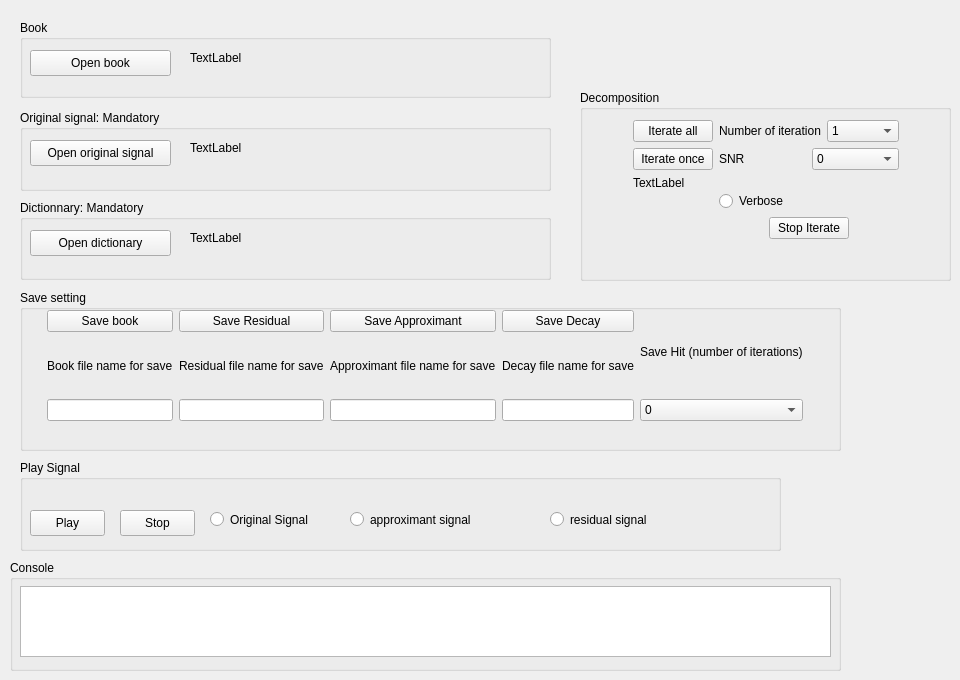
       <widget class="QWidget" name="tab" >
        <attribute name="title" >
         <string>MPD</string>
        </attribute>
        <widget class="QWidget" name="verticalLayout_2" >
         <property name="geometry" >
          <rect>
           <x>20</x>
           <y>110</y>
           <width>531</width>
           <height>81</height>
          </rect>
         </property>
         <layout class="QVBoxLayout" >
          <item>
           <widget class="QGroupBox" name="groupBox" >
            <property name="title" >
             <string>Original signal: Mandatory</string>
            </property>
            <widget class="QPushButton" name="btnOpenSig" >
             <property name="geometry" >
              <rect>
               <x>10</x>
               <y>30</y>
               <width>141</width>
               <height>26</height>
              </rect>
             </property>
             <property name="toolTip" >
              <string>open</string>
             </property>
             <property name="text" >
              <string>Open original signal</string>
             </property>
             <property name="icon" >
              <iconset resource="mptkgui.qrc" >:/resouces/open_signal.xpm</iconset>
             </property>
             <property name="checkable" >
              <bool>false</bool>
             </property>
             <property name="flat" >
              <bool>false</bool>
             </property>
            </widget>
            <widget class="QWidget" native="1" name="widget_4" >
             <property name="geometry" >
              <rect>
               <x>160</x>
               <y>20</y>
               <width>361</width>
               <height>41</height>
              </rect>
             </property>
             <property name="autoFillBackground" >
              <bool>false</bool>
             </property>
             <widget class="QLabel" name="labelOriginalSignal" >
              <property name="geometry" >
               <rect>
                <x>10</x>
                <y>10</y>
                <width>351</width>
                <height>16</height>
               </rect>
              </property>
              <property name="text" >
               <string>TextLabel</string>
              </property>
             </widget>
            </widget>
           </widget>
          </item>
         </layout>
        </widget>
        <widget class="QWidget" name="horizontalLayout" >
         <property name="geometry" >
          <rect>
           <x>20</x>
           <y>200</y>
           <width>531</width>
           <height>80</height>
          </rect>
         </property>
         <layout class="QHBoxLayout" >
          <item>
           <widget class="QGroupBox" name="groupBox_2" >
            <property name="title" >
             <string>Dictionnary: Mandatory</string>
            </property>
            <widget class="QPushButton" name="btnOpenDict" >
             <property name="geometry" >
              <rect>
               <x>10</x>
               <y>30</y>
               <width>141</width>
               <height>26</height>
              </rect>
             </property>
             <property name="toolTip" >
              <string>open</string>
             </property>
             <property name="text" >
              <string>Open dictionary</string>
             </property>
             <property name="icon" >
              <iconset resource="mptkgui.qrc" >:/resouces/open.xpm</iconset>
             </property>
             <property name="checkable" >
              <bool>false</bool>
             </property>
             <property name="flat" >
              <bool>false</bool>
             </property>
            </widget>
            <widget class="QWidget" native="1" name="widget_2" >
             <property name="geometry" >
              <rect>
               <x>160</x>
               <y>20</y>
               <width>361</width>
               <height>41</height>
              </rect>
             </property>
             <property name="autoFillBackground" >
              <bool>false</bool>
             </property>
             <widget class="QLabel" name="labelDict" >
              <property name="geometry" >
               <rect>
                <x>10</x>
                <y>10</y>
                <width>351</width>
                <height>16</height>
               </rect>
              </property>
              <property name="text" >
               <string>TextLabel</string>
              </property>
             </widget>
            </widget>
           </widget>
          </item>
         </layout>
        </widget>
        <widget class="QGroupBox" name="groupBox_4" >
         <property name="geometry" >
          <rect>
           <x>20</x>
           <y>20</y>
           <width>531</width>
           <height>78</height>
          </rect>
         </property>
         <property name="title" >
          <string>Book</string>
         </property>
         <widget class="QPushButton" name="btnOpenbook" >
          <property name="geometry" >
           <rect>
            <x>10</x>
            <y>30</y>
            <width>141</width>
            <height>26</height>
           </rect>
          </property>
          <property name="toolTip" >
           <string>open</string>
          </property>
          <property name="text" >
           <string>Open book</string>
          </property>
          <property name="icon" >
           <iconset resource="mptkgui.qrc" >:/resouces/open.xpm</iconset>
          </property>
          <property name="checkable" >
           <bool>false</bool>
          </property>
          <property name="flat" >
           <bool>false</bool>
          </property>
         </widget>
         <widget class="QWidget" native="1" name="widget_3" >
          <property name="geometry" >
           <rect>
            <x>160</x>
            <y>20</y>
            <width>361</width>
            <height>41</height>
           </rect>
          </property>
          <property name="autoFillBackground" >
           <bool>false</bool>
          </property>
          <widget class="QLabel" name="labelBook" >
           <property name="geometry" >
            <rect>
             <x>10</x>
             <y>10</y>
             <width>341</width>
             <height>16</height>
            </rect>
           </property>
           <property name="text" >
            <string>TextLabel</string>
           </property>
          </widget>
         </widget>
        </widget>
        <widget class="QWidget" name="verticalLayout_5" >
         <property name="geometry" >
          <rect>
           <x>580</x>
           <y>90</y>
           <width>371</width>
           <height>191</height>
          </rect>
         </property>
         <layout class="QVBoxLayout" >
          <item>
           <widget class="QGroupBox" name="groupBox_5" >
            <property name="title" >
             <string>Decomposition</string>
            </property>
            <widget class="QWidget" name="horizontalLayout_2" >
             <property name="geometry" >
              <rect>
               <x>10</x>
               <y>30</y>
               <width>351</width>
               <height>119</height>
              </rect>
             </property>
             <layout class="QHBoxLayout" >
              <item>
               <spacer>
                <property name="orientation" >
                 <enum>Qt::Horizontal</enum>
                </property>
                <property name="sizeHint" >
                 <size>
                  <width>40</width>
                  <height>20</height>
                 </size>
                </property>
               </spacer>
              </item>
              <item>
               <layout class="QVBoxLayout" >
                <item>
                 <widget class="QPushButton" name="pushButtonIterateAll" >
                  <property name="text" >
                   <string>Iterate all</string>
                  </property>
                 </widget>
                </item>
                <item>
                 <widget class="QPushButton" name="pushButtonIterateOnce" >
                  <property name="text" >
                   <string>Iterate once</string>
                  </property>
                 </widget>
                </item>
                <item>
                 <widget class="QLabel" name="label_progress" >
                  <property name="text" >
                   <string>TextLabel</string>
                  </property>
                 </widget>
                </item>
                <item>
                 <spacer>
                  <property name="orientation" >
                   <enum>Qt::Vertical</enum>
                  </property>
                  <property name="sizeHint" >
                   <size>
                    <width>20</width>
                    <height>40</height>
                   </size>
                  </property>
                 </spacer>
                </item>
               </layout>
              </item>
              <item>
               <layout class="QVBoxLayout" >
                <item>
                 <layout class="QHBoxLayout" >
                  <item>
                   <widget class="QLabel" name="label" >
                    <property name="text" >
                     <string>Number of iteration</string>
                    </property>
                   </widget>
                  </item>
                  <item>
                   <widget class="QComboBox" name="comboBoxNumIter" >
                    <item>
                     <property name="text" >
                      <string>1</string>
                     </property>
                    </item>
                    <item>
                     <property name="text" >
                      <string>5</string>
                     </property>
                    </item>
                    <item>
                     <property name="text" >
                      <string>10</string>
                     </property>
                    </item>
                    <item>
                     <property name="text" >
                      <string>20</string>
                     </property>
                    </item>
                    <item>
                     <property name="text" >
                      <string>50</string>
                     </property>
                    </item>
                    <item>
                     <property name="text" >
                      <string>100</string>
                     </property>
                    </item>
                    <item>
                     <property name="text" >
                      <string>200</string>
                     </property>
                    </item>
                    <item>
                     <property name="text" >
                      <string>500</string>
                     </property>
                    </item>
                    <item>
                     <property name="text" >
                      <string>1000</string>
                     </property>
                    </item>
                    <item>
                     <property name="text" >
                      <string>5000</string>
                     </property>
                    </item>
                    <item>
                     <property name="text" >
                      <string>10000</string>
                     </property>
                    </item>
                    <item>
                     <property name="text" >
                      <string>50000</string>
                     </property>
                    </item>
                    <item>
                     <property name="text" >
                      <string>100000</string>
                     </property>
                    </item>
                   </widget>
                  </item>
                 </layout>
                </item>
                <item>
                 <layout class="QHBoxLayout" >
                  <item>
                   <widget class="QLabel" name="label_2" >
                    <property name="text" >
                     <string>SNR</string>
                    </property>
                   </widget>
                  </item>
                  <item>
                   <widget class="QComboBox" name="comboBoxSnr" >
                    <item>
                     <property name="text" >
                      <string>0</string>
                     </property>
                    </item>
                    <item>
                     <property name="text" >
                      <string>5</string>
                     </property>
                    </item>
                    <item>
                     <property name="text" >
                      <string>10</string>
                     </property>
                    </item>
                    <item>
                     <property name="text" >
                      <string>15</string>
                     </property>
                    </item>
                    <item>
                     <property name="text" >
                      <string>20</string>
                     </property>
                    </item>
                    <item>
                     <property name="text" >
                      <string>25</string>
                     </property>
                    </item>
                    <item>
                     <property name="text" >
                      <string>30</string>
                     </property>
                    </item>
                    <item>
                     <property name="text" >
                      <string>45</string>
                     </property>
                    </item>
                    <item>
                     <property name="text" >
                      <string>50</string>
                     </property>
                    </item>
                    <item>
                     <property name="text" >
                      <string>60</string>
                     </property>
                    </item>
                    <item>
                     <property name="text" >
                      <string>80</string>
                     </property>
                    </item>
                    <item>
                     <property name="text" >
                      <string>90</string>
                     </property>
                    </item>
                    <item>
                     <property name="text" >
                      <string>100</string>
                     </property>
                    </item>
                   </widget>
                  </item>
                 </layout>
                </item>
                <item>
                 <spacer>
                  <property name="orientation" >
                   <enum>Qt::Vertical</enum>
                  </property>
                  <property name="sizeHint" >
                   <size>
                    <width>20</width>
                    <height>40</height>
                   </size>
                  </property>
                 </spacer>
                </item>
                <item>
                 <layout class="QHBoxLayout" >
                  <item>
                   <widget class="QRadioButton" name="radioButtonVerbose" >
                    <property name="text" >
                     <string>Verbose</string>
                    </property>
                   </widget>
                  </item>
                 </layout>
                </item>
                <item>
                 <layout class="QHBoxLayout" >
                  <item>
                   <spacer>
                    <property name="orientation" >
                     <enum>Qt::Horizontal</enum>
                    </property>
                    <property name="sizeHint" >
                     <size>
                      <width>40</width>
                      <height>20</height>
                     </size>
                    </property>
                   </spacer>
                  </item>
                  <item>
                   <widget class="QPushButton" name="pushButtonStopIterate" >
                    <property name="text" >
                     <string>Stop Iterate</string>
                    </property>
                   </widget>
                  </item>
                  <item>
                   <spacer>
                    <property name="orientation" >
                     <enum>Qt::Horizontal</enum>
                    </property>
                    <property name="sizeHint" >
                     <size>
                      <width>40</width>
                      <height>20</height>
                     </size>
                    </property>
                   </spacer>
                  </item>
                 </layout>
                </item>
               </layout>
              </item>
              <item>
               <spacer>
                <property name="orientation" >
                 <enum>Qt::Horizontal</enum>
                </property>
                <property name="sizeHint" >
                 <size>
                  <width>40</width>
                  <height>20</height>
                 </size>
                </property>
               </spacer>
              </item>
             </layout>
            </widget>
           </widget>
          </item>
         </layout>
        </widget>
        <widget class="QWidget" name="verticalLayout_4" >
         <property name="geometry" >
          <rect>
           <x>20</x>
           <y>290</y>
           <width>821</width>
           <height>161</height>
          </rect>
         </property>
         <layout class="QVBoxLayout" >
          <item>
           <widget class="QGroupBox" name="groupBox_6" >
            <property name="title" >
             <string>Save setting</string>
            </property>
            <widget class="QWidget" name="horizontalLayout_4" >
             <property name="geometry" >
              <rect>
               <x>0</x>
               <y>20</y>
               <width>811</width>
               <height>111</height>
              </rect>
             </property>
             <layout class="QHBoxLayout" >
              <item>
               <spacer>
                <property name="orientation" >
                 <enum>Qt::Horizontal</enum>
                </property>
                <property name="sizeHint" >
                 <size>
                  <width>40</width>
                  <height>20</height>
                 </size>
                </property>
               </spacer>
              </item>
              <item>
               <layout class="QVBoxLayout" >
                <item>
                 <widget class="QPushButton" name="pushButtonSaveBook" >
                  <property name="text" >
                   <string>Save book</string>
                  </property>
                 </widget>
                </item>
                <item>
                 <widget class="QLabel" name="label_3" >
                  <property name="text" >
                   <string>Book file name for save</string>
                  </property>
                 </widget>
                </item>
                <item>
                 <widget class="QLineEdit" name="lineEditSaveBook" />
                </item>
               </layout>
              </item>
              <item>
               <layout class="QVBoxLayout" >
                <item>
                 <widget class="QPushButton" name="pushButtonSaveResidual" >
                  <property name="text" >
                   <string>Save Residual</string>
                  </property>
                 </widget>
                </item>
                <item>
                 <widget class="QLabel" name="label_4" >
                  <property name="text" >
                   <string>Residual file name for save</string>
                  </property>
                 </widget>
                </item>
                <item>
                 <widget class="QLineEdit" name="lineEditSaveResidual" />
                </item>
               </layout>
              </item>
              <item>
               <layout class="QVBoxLayout" >
                <item>
                 <widget class="QPushButton" name="pushButtonSaveApprox" >
                  <property name="text" >
                   <string>Save Approximant</string>
                  </property>
                 </widget>
                </item>
                <item>
                 <widget class="QLabel" name="label_6" >
                  <property name="text" >
                   <string>Approximant file name for save</string>
                  </property>
                 </widget>
                </item>
                <item>
                 <widget class="QLineEdit" name="lineEditSaveApproximant" />
                </item>
               </layout>
              </item>
              <item>
               <layout class="QVBoxLayout" >
                <item>
                 <widget class="QPushButton" name="pushButtonSaveDecay" >
                  <property name="text" >
                   <string>Save Decay</string>
                  </property>
                 </widget>
                </item>
                <item>
                 <widget class="QLabel" name="label_5" >
                  <property name="text" >
                   <string>Decay file name for save</string>
                  </property>
                 </widget>
                </item>
                <item>
                 <widget class="QLineEdit" name="lineEditSaveDecay" />
                </item>
               </layout>
              </item>
              <item>
               <layout class="QVBoxLayout" >
                <item>
                 <widget class="QLabel" name="labelsavehit" >
                  <property name="text" >
                   <string>Save Hit (number of iterations)</string>
                  </property>
                 </widget>
                </item>
                <item>
                 <widget class="QComboBox" name="comboBoxNumIterSavehit" >
                  <item>
                   <property name="text" >
                    <string>0</string>
                   </property>
                  </item>
                  <item>
                   <property name="text" >
                    <string>1</string>
                   </property>
                  </item>
                  <item>
                   <property name="text" >
                    <string>2</string>
                   </property>
                  </item>
                  <item>
                   <property name="text" >
                    <string>5</string>
                   </property>
                  </item>
                  <item>
                   <property name="text" >
                    <string>10</string>
                   </property>
                  </item>
                  <item>
                   <property name="text" >
                    <string>20</string>
                   </property>
                  </item>
                  <item>
                   <property name="text" >
                    <string>50</string>
                   </property>
                  </item>
                  <item>
                   <property name="text" >
                    <string>100</string>
                   </property>
                  </item>
                  <item>
                   <property name="text" >
                    <string>200</string>
                   </property>
                  </item>
                  <item>
                   <property name="text" >
                    <string>500</string>
                   </property>
                  </item>
                  <item>
                   <property name="text" >
                    <string>1000</string>
                   </property>
                  </item>
                  <item>
                   <property name="text" >
                    <string>5000</string>
                   </property>
                  </item>
                  <item>
                   <property name="text" >
                    <string>10000</string>
                   </property>
                  </item>
                  <item>
                   <property name="text" >
                    <string>50000</string>
                   </property>
                  </item>
                  <item>
                   <property name="text" >
                    <string>100000</string>
                   </property>
                  </item>
                 </widget>
                </item>
               </layout>
              </item>
              <item>
               <spacer>
                <property name="orientation" >
                 <enum>Qt::Horizontal</enum>
                </property>
                <property name="sizeHint" >
                 <size>
                  <width>40</width>
                  <height>20</height>
                 </size>
                </property>
               </spacer>
              </item>
             </layout>
            </widget>
           </widget>
          </item>
         </layout>
        </widget>
        <widget class="QWidget" name="verticalLayout_9" >
         <property name="geometry" >
          <rect>
           <x>20</x>
           <y>460</y>
           <width>761</width>
           <height>91</height>
          </rect>
         </property>
         <layout class="QVBoxLayout" >
          <item>
           <widget class="QGroupBox" name="groupBox_3" >
            <property name="title" >
             <string>Play Signal</string>
            </property>
            <widget class="QPushButton" name="btnPlay" >
             <property name="geometry" >
              <rect>
               <x>10</x>
               <y>50</y>
               <width>75</width>
               <height>26</height>
              </rect>
             </property>
             <property name="toolTip" >
              <string>open</string>
             </property>
             <property name="text" >
              <string>Play</string>
             </property>
             <property name="icon" >
              <iconset>resouces/player_play.png</iconset>
             </property>
             <property name="checkable" >
              <bool>false</bool>
             </property>
             <property name="flat" >
              <bool>false</bool>
             </property>
            </widget>
            <widget class="QRadioButton" name="radioButtonOri" >
             <property name="geometry" >
              <rect>
               <x>190</x>
               <y>50</y>
               <width>121</width>
               <height>19</height>
              </rect>
             </property>
             <property name="text" >
              <string>Original Signal</string>
             </property>
            </widget>
            <widget class="QRadioButton" name="radioButtonApprox" >
             <property name="geometry" >
              <rect>
               <x>330</x>
               <y>50</y>
               <width>171</width>
               <height>19</height>
              </rect>
             </property>
             <property name="text" >
              <string>approximant signal</string>
             </property>
            </widget>
            <widget class="QRadioButton" name="radioButtonResi" >
             <property name="geometry" >
              <rect>
               <x>530</x>
               <y>50</y>
               <width>141</width>
               <height>19</height>
              </rect>
             </property>
             <property name="text" >
              <string>residual signal</string>
             </property>
            </widget>
            <widget class="QPushButton" name="btnStop" >
             <property name="geometry" >
              <rect>
               <x>100</x>
               <y>50</y>
               <width>75</width>
               <height>26</height>
              </rect>
             </property>
             <property name="toolTip" >
              <string>open</string>
             </property>
             <property name="text" >
              <string>Stop</string>
             </property>
             <property name="icon" >
              <iconset>resouces/player_stop.png</iconset>
             </property>
             <property name="checkable" >
              <bool>false</bool>
             </property>
             <property name="flat" >
              <bool>false</bool>
             </property>
            </widget>
           </widget>
          </item>
         </layout>
        </widget>
        <widget class="QGroupBox" name="groupBox_7" >
         <property name="geometry" >
          <rect>
           <x>10</x>
           <y>560</y>
           <width>831</width>
           <height>111</height>
          </rect>
         </property>
         <property name="title" >
          <string>Console</string>
         </property>
         <widget class="QTextEdit" name="textEditConsol" >
          <property name="geometry" >
           <rect>
            <x>10</x>
            <y>26</y>
            <width>811</width>
            <height>71</height>
           </rect>
          </property>
         </widget>
        </widget>
       </widget>
